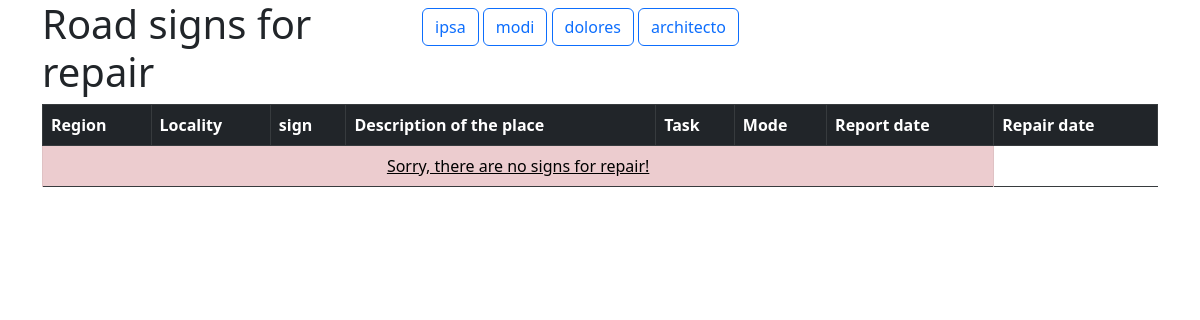
The page /road-signs-repair/ on the database as committed earlier.
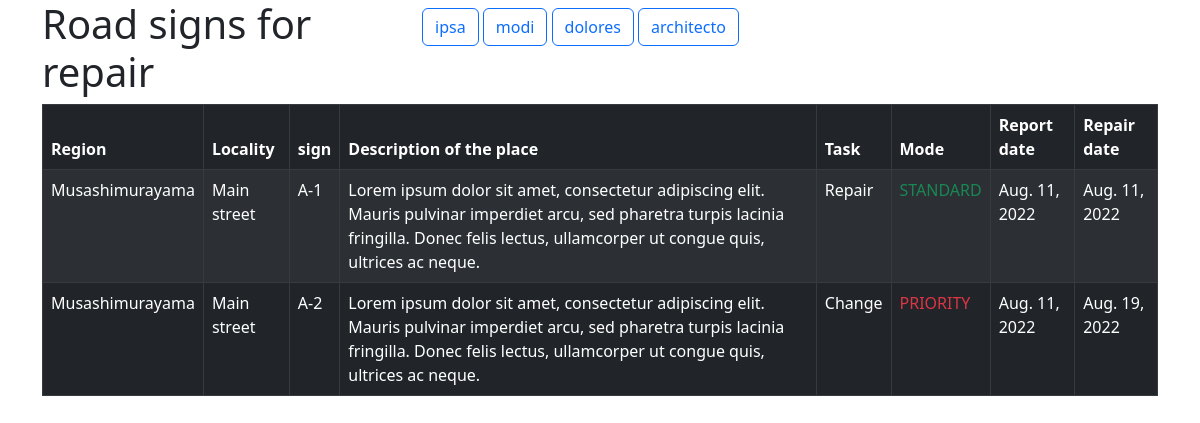
The same page on the database as committed later.
### road_signs_repair/models.py (models this page shows, shortened)
class RoadSignsForRepair(models.Model):
    region = models.ForeignKey(to=Region,
                               on_delete=models.SET_NULL,
                               null=True)
    locality = models.ForeignKey(to=Locality,
                                 on_delete=models.SET_NULL,
                                 null=True)
    sign = models.ForeignKey(to=RoadSign,
                             on_delete=models.SET_NULL,
                             null=True)
    description_of_the_place = models.TextField(max_length=500,
                                                help_text="Enter a description of the place where road signs is to repair")
    task = models.CharField(max_length=255,
                            help_text="Enter a task to realize")
    report_date = models.DateField()
    repair_date = models.DateField()
    MODE_CATEGORIES = [
        (
            'standard', (
                ('S', 'STANDARD'),
            )
        ),
        (
            'priority', (
                ('P', 'PRIORITY'),
            )
        )
    ]
    mode = models.CharField(max_length=8,
                            null=True,
                            choices=MODE_CATEGORIES,
                            default='standard',
                            help_text='Select a mode')
    class Meta:
        permissions = ()
        ordering = ['report_date', 'repair_date']
        verbose_name_plural = 'road signs for repair'
        db_table = 'road_signs_for_repair'

class Region(models.Model):
    name = models.CharField(max_length=100,
                            help_text="Enter the name of the region where there may be road signs",
                            verbose_name='Region name')
    slug = models.SlugField(null=True,
                            unique=True)
    class Meta:
        permissions = ()
        ordering = ['name']
        verbose_name_plural = 'Regions'
        db_table = 'region'

class Locality(models.Model):
    name = models.CharField(max_length=100,
                            help_text="Enter the name of locality where there may be road sign",
                            verbose_name='Locality name')
    region = models.ForeignKey(to=Region,
                               on_delete=models.SET_NULL,
                               null=True)
    slug = models.SlugField(null=True,
                            unique=True)
    class Meta:
        permissions = ()
        ordering = ['name']
        verbose_name_plural = 'localities'
        db_table = 'locality'

class RoadSign(models.Model):
    series = models.CharField(max_length=30,
                              help_text="Enter a series of the road sign")
    name = models.CharField(max_length=50,
                            help_text="Enter a name of road sign")
    description = models.TextField(max_length=500,
                                   help_text="Enter a description of the road signs")
    slug = models.SlugField(null=True,
                            unique=True)
    class Meta:
        permissions = ()
        ordering = ['series']
        verbose_name_plural = 'Road signs'
        db_table = 'road_sign'

### road_signs_repair/views.py (the view)
# urls.py: path('', views.RoadSignsForRepairListView.as_view(), name='road_signs_for_repair'),
class RoadSignsForRepairListView(generic.ListView):
    model = RoadSignsForRepair
    context_object_name = 'road_signs_for_repair'
    template_name = 'road_signs_repair/index.html'

### road_signs_repair/templates/road_signs_repair/index.html (shortened to what this page needs)
{% extends "road_signs_repair/base.html" %}
{% block content %}
  <table class="table table-striped table-bordered table-dark">
    <thead>
      <tr>
        <th>Region</th>
        <th>Locality</th>
        <th>sign</th>
        <th>Description of the place</th>
        <th>Task</th>
        <th>Mode</th>
        <th>Report date</th>
        <th>Repair date</th>
      </tr>
    </thead>
    <tbody>
      {% for road_signs in road_signs_for_repair %}
        <tr>
          <td>{{ road_signs.region.name }}</td>
          <td>{{ road_signs.locality.name }}</td>
          <td>{{ road_signs.sign.series }}</td>
          <td>{{ road_signs.description_of_the_place }}</td>
          <td>{{ road_signs.task }}</td>
          <td class="{% if road_signs.mode == 'S' %}text-success{% elif road_signs.mode == 'P' %}text-danger{% endif %}">{{ road_signs.get_mode_display }}</td>
          <td>{{ road_signs.report_date }}</td>
          <td>{{ road_signs.repair_date }}</td>
        </tr>
      {% empty %}
        <tr>
          <td colspan="7" class="table-danger text-center text-decoration-underline">Sorry, there are no signs for repair!</td>
        </tr>
      {% endfor %}
    </tbody>
  </table>
{% endblock %}

### road_signs_repair/templates/road_signs_repair/base.html (shortened to what this page needs)
{% load static %}<!DOCTYPE html>
<html lang="en">
  <head>
    <link rel="stylesheet" type="text/css" href="{% static 'road_signs_repair/css/style.css' %}">
    <link href="https://cdn.jsdelivr.net/npm/bootstrap@5.2.0/dist/css/bootstrap.min.css" rel="stylesheet">
  </head>
  <body>
    <div class="container">
      <div class="row">
        <div class="col-md-4">
          <header>
            <h1>{% block header %}{% endblock %}</h1>
          </header>
        </div>
        <div class="col-md-8 pt-2">
          <nav>
            <a class="btn btn-outline-primary" href="#" role="button">{% lorem w random %}</a>
            <a class="btn btn-outline-primary" href="#" role="button">{% lorem w random %}</a>
            <a class="btn btn-outline-primary" href="#" role="button">{% lorem w random %}</a>
            <a class="btn btn-outline-primary" href="#" role="button">{% lorem w random %}</a>
          </nav>
        </div>
      </div>
      <div class="row">
        <div class="col-md-12">
          <main>
            <section>
              {% block content %}{% endblock %}
            </section>
          </main>
        </div>
      </div>
    </div>
  </body>
</html>

Rows that differ between the two databases and show on the page:
added RoadSignsForRepair: region.name "Musashimurayama", locality.name "Main street", sign.series "A-1", description_of_the_place "Lorem ipsum dolor sit amet, consectetur adipiscing elit. Mauris pulvinar imperdiet arcu, sed pharetra turpis lacinia fringilla. Donec felis lectus, ullamcorper ut congue quis, ultrices ac neque.", task "Repair", mode "STANDARD", report_date "Aug. 11, 2022", repair_date "Aug. 11, 2022"
added RoadSignsForRepair: region.name "Musashimurayama", locality.name "Main street", sign.series "A-2", description_of_the_place "Lorem ipsum dolor sit amet, consectetur adipiscing elit. Mauris pulvinar imperdiet arcu, sed pharetra turpis lacinia fringilla. Donec felis lectus, ullamcorper ut congue quis, ultrices ac neque.", task "Change", mode "PRIORITY", report_date "Aug. 11, 2022", repair_date "Aug. 19, 2022"
Other text that changed with them:
text no longer shown: "Sorry, there are no signs for repair!"
